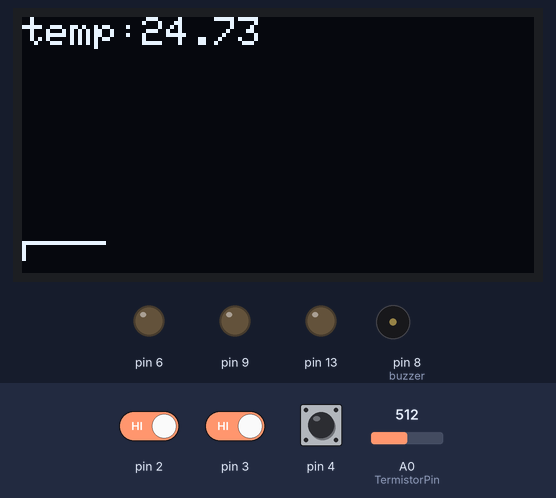
A sketch run on a simulated Arduino Uno, built with avr-gcc and run on an emulated ATmega328P. Parts: 128×64 one-colour display, output pins drawn as LEDs (lit = HIGH), buzzer (waves = sounding, pin HIGH). The inputs (shaded band) are chosen by the test bench; at power-on: A0 (TermistorPin) = 512, pin 2 HIGH, pin 3 HIGH, pin 4 HIGH. What the sketch prints to the serial monitor is not drawn.

Above: at 1.21 s.
1.3 s: A0 (TermistorPin) set to 0
At 2.1 s:
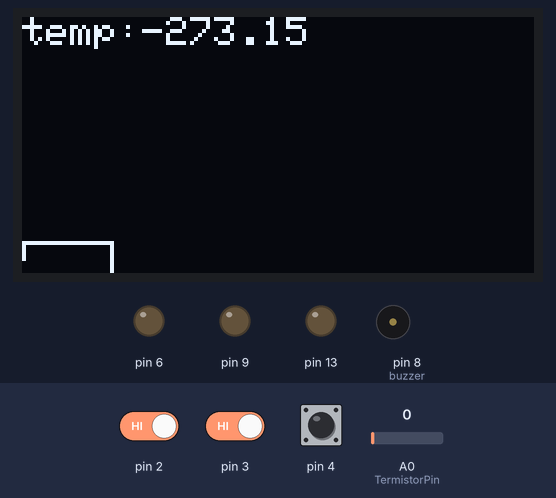
2.8 s: A0 (TermistorPin) set to 122
At 2.9 s:
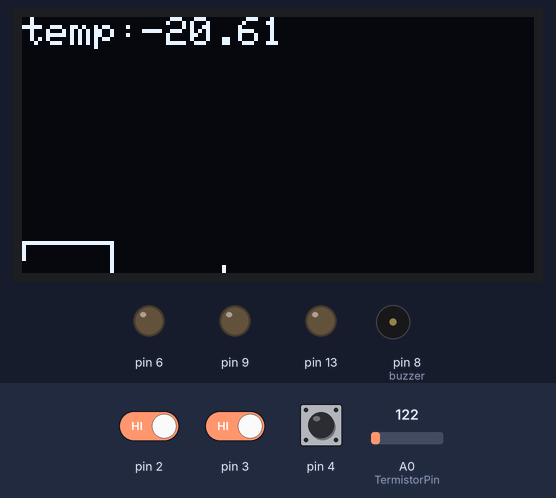
4.3 s: pin 2 driven LOW
7.3 s: A0 (TermistorPin) set to 132
At 7.43 s:
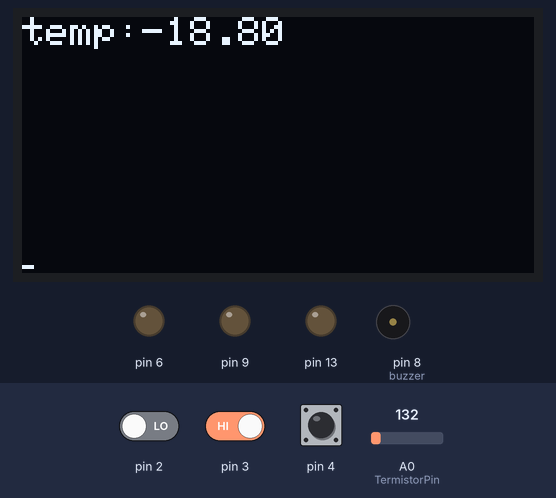
9.0 s: pin 3 driven LOW
12.0 s: A0 (TermistorPin) set to 1023
At 12.6 s:
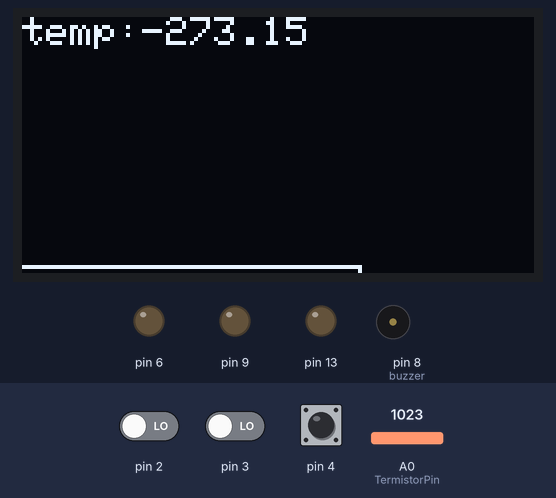

Measured:
- the behaviour switches between 122 and 123 on A0 (TermistorPin) (found by bisection; images 2 and 3)
- after the input at 2.8 s, the display: first changes after 0.06 s (image 2 shows a later state)

The sketch:

nac.ino
```cpp
#include <Adafruit_SSD1306.h>
#define OLED_Address 0x3C // 0x3C device address of I2C OLED
Adafruit_SSD1306 oled(128, 64);

int x=0;
int lastx=0;
int lasty=60;
int TermistorPin = A0;
int Vo;
float R1 = 10000;
float logR2, R2, T, Tc, Tf, temp, templast;
float c1 = 1.009249522e-03, c2 = 2.378405444e-04, c3 = 2.019202697e-07; //valores constante para calculo

int tempodeexec;  //Representa o tempo de execuÃ§Ã£o
int add; //Representa o botÃ£o "+"
int sub; //Representa o botÃ£o "-"
int start; //Representa o botÃ£o "e"
const int buzzer = 8;
long tempomax;

float temperatura;
float temperaturaSetada = 0;
bool estaRodando = false;

void setup() {
	tempomax = 50000;
  // put your setup code here, to run once:
	tempodeexec = 0;
	pinMode(TermistorPin, INPUT);
	pinMode(13, OUTPUT);
	pinMode(buzzer, OUTPUT);
	pinMode(9, OUTPUT);
	pinMode(6, OUTPUT);
	pinMode(2, INPUT);
	pinMode(3, INPUT);
	pinMode(4, INPUT);
	Serial.begin(9600);

	//inicialização do display oled
	oled.begin(SSD1306_SWITCHCAPVCC, OLED_Address);
	oled.clearDisplay();
	oled.setTextSize(1);
	oled.setTextColor(WHITE);
}

void loop() {
	adicionarTempo();
	diminuirTempo();
	temperatura = readTemp(TermistorPin);
	if(temperaturaSetada!=temperatura){
		Serial.print("Temperatura atual: ");
		Serial.println(temperaturaSetada);

		Serial.print("Temperatura setada: ");
		Serial.println(temperatura);
		temperaturaSetada = temperatura;
	}
  	oledTemp(temperaturaSetada);
  	graphTemp(temperaturaSetada);

	start = digitalRead(4);

	informaTempo();
	if(temperaturaSetada > 0 && tempodeexec > 0 && start == LOW && estaRodando == false){
		inicia();
	}else if(start == LOW && estaRodando == true){
		para();
	}else if(estaRodando == true && start == HIGH){
		validaTempo();
	}
}

float readTemp(int ThermistorPin){

	int Vo = analogRead(ThermistorPin);
	float R1 = 10000;
	float R2 = R1 * (1023.0 / (float)Vo - 1.0); //calculo R2, demonstraÃ§Ã£o no arquivo pdf da aula
	float logR2 = log(R2);
	float T = (1.0 / (c1 + c2*logR2 + c3*logR2*logR2*logR2));// EquaÃ§Ã£o de Steinhartâ€“Hart
	float Tc = T - 273.15; //temp em Graus celcius
	//Tf = (Tc * 9.0)/ 5.0 + 32.0; // temp em fahrenheit
	return Tc;

}

void inicia(){
	digitalWrite(6, HIGH);
	digitalWrite(9, HIGH);
	estaRodando = true;
	Serial.println("Startando ...");
}

void para(){
	digitalWrite(6, LOW);
	digitalWrite(9, LOW);
	estaRodando = false;
	tempodeexec = 0;
	informaTempo();
	Serial.println("Parando...");
	digitalWrite(10, HIGH);
	digitalWrite(11, HIGH);
	delay(5000);
	tone(buzzer,1500);
  	delay(500);
	noTone(buzzer);
  	delay(500);
}

void informaTempo(){
	Serial.print("Tempo setado: ");
	Serial.println(tempodeexec);
}

void adicionarTempo(){
	add = digitalRead(2);
	if(add == LOW && tempodeexec < tempomax){
		tempodeexec += 1000;
		informaTempo();
	}
}

void diminuirTempo(){
	sub = digitalRead(3);
	if(sub == LOW && tempodeexec > 0){
		tempodeexec -= 1000;
	}
}

void validaTempo(){
	tempodeexec -= 1000;
	informaTempo();
	if(tempodeexec <= 0){
		para();
	}

}


//função que exibe no display oled a temperatura
void oledTemp(float temp){

  oled.setCursor(0,0); 		//seta o cursor no inicio
  oled.setTextColor(BLACK); 	//e apaga o
  oled.print("temp:");			// valor da temp.
  oled.print(templast);		// antigo, o templast

  oled.setCursor(0,0);			// seta o cursor no inicio
  oled.setTextColor(WHITE);	//
  oled.print("temp:");
  oled.print(temp);
  templast = temp;
  oled.display();
}

//exibe grafico da temp no oled
void graphTemp(float Tc){

  if(x>127) {
    oled.clearDisplay();
    x=0;
    lastx=x;
  } //quando chegar no fim da tela volta para a primeira coluna do oled

  int y=60-(Tc/7);      // Ajusta a posição em Y do valor lido
  oled.drawLine(lastx,lasty,x,y, SSD1306_WHITE);
  lasty=y;    //atualiza os valores de posição do oled em Y
  lastx=x;    // atualiza os valores de posição do oled em x

  oled.display();
  x++;  //incremeta a posição em X

}
```
